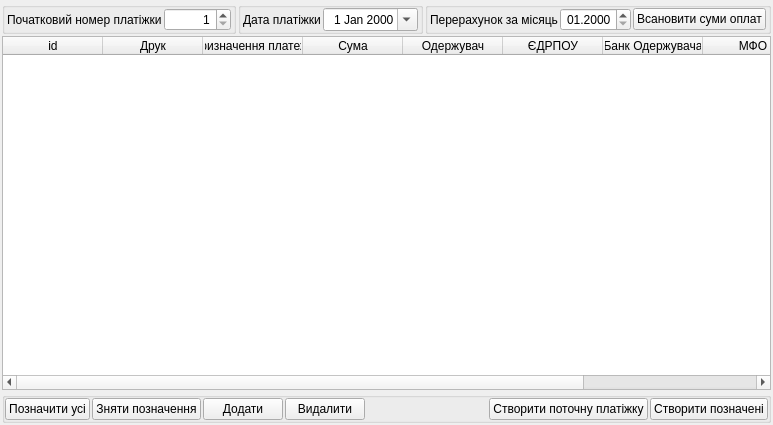
<?xml version="1.0" encoding="UTF-8"?>
<ui version="4.0">
 <class>UWidgetPrintPlatijky</class>
 <widget class="QWidget" name="UWidgetPrintPlatijky">
  <property name="geometry">
   <rect>
    <x>0</x>
    <y>0</y>
    <width>738</width>
    <height>425</height>
   </rect>
  </property>
  <property name="windowTitle">
   <string>Друк платіжок</string>
  </property>
  <layout class="QVBoxLayout" name="verticalLayout">
   <property name="spacing">
    <number>2</number>
   </property>
   <property name="margin">
    <number>2</number>
   </property>
   <item>
    <layout class="QHBoxLayout" name="horizontalLayout_2">
     <property name="spacing">
      <number>2</number>
     </property>
     <item>
      <widget class="QGroupBox" name="groupBox_platijkaNumber">
       <property name="title">
        <string/>
       </property>
       <layout class="QHBoxLayout" name="horizontalLayout_3">
        <property name="spacing">
         <number>2</number>
        </property>
        <property name="leftMargin">
         <number>2</number>
        </property>
        <property name="topMargin">
         <number>0</number>
        </property>
        <property name="rightMargin">
         <number>2</number>
        </property>
        <property name="bottomMargin">
         <number>0</number>
        </property>
        <item>
         <widget class="QLabel" name="label">
          <property name="text">
           <string>Початковий номер платіжки</string>
          </property>
         </widget>
        </item>
        <item>
         <widget class="QSpinBox" name="spinBox_beginPlatijkaNumber">
          <property name="alignment">
           <set>Qt::AlignRight|Qt::AlignTrailing|Qt::AlignVCenter</set>
          </property>
          <property name="minimum">
           <number>1</number>
          </property>
          <property name="maximum">
           <number>100000</number>
          </property>
         </widget>
        </item>
       </layout>
      </widget>
     </item>
     <item>
      <widget class="QGroupBox" name="groupBox_platijkaDate">
       <property name="title">
        <string/>
       </property>
       <layout class="QHBoxLayout" name="horizontalLayout_4">
        <property name="spacing">
         <number>2</number>
        </property>
        <property name="leftMargin">
         <number>2</number>
        </property>
        <property name="topMargin">
         <number>0</number>
        </property>
        <property name="rightMargin">
         <number>2</number>
        </property>
        <property name="bottomMargin">
         <number>0</number>
        </property>
        <item>
         <widget class="QLabel" name="label_2">
          <property name="text">
           <string>Дата платіжки</string>
          </property>
         </widget>
        </item>
        <item>
         <widget class="QDateEdit" name="dateEdit_platijkaDate">
          <property name="alignment">
           <set>Qt::AlignRight|Qt::AlignTrailing|Qt::AlignVCenter</set>
          </property>
          <property name="calendarPopup">
           <bool>true</bool>
          </property>
         </widget>
        </item>
       </layout>
      </widget>
     </item>
     <item>
      <widget class="QGroupBox" name="groupBox_pererahunokMonth">
       <property name="title">
        <string/>
       </property>
       <layout class="QHBoxLayout" name="horizontalLayout_5">
        <property name="spacing">
         <number>2</number>
        </property>
        <property name="leftMargin">
         <number>2</number>
        </property>
        <property name="topMargin">
         <number>0</number>
        </property>
        <property name="rightMargin">
         <number>2</number>
        </property>
        <property name="bottomMargin">
         <number>0</number>
        </property>
        <item>
         <widget class="QLabel" name="label_3">
          <property name="text">
           <string>Перерахунок за місяць</string>
          </property>
         </widget>
        </item>
        <item>
         <widget class="QDateEdit" name="dateEdit_pererahunokZaMisyac">
          <property name="alignment">
           <set>Qt::AlignRight|Qt::AlignTrailing|Qt::AlignVCenter</set>
          </property>
          <property name="displayFormat">
           <string>MM.yyyy</string>
          </property>
         </widget>
        </item>
        <item>
         <widget class="QPushButton" name="pushButton_readSumyOplat">
          <property name="text">
           <string>Всановити суми оплат</string>
          </property>
          <property name="icon">
           <iconset resource="../uPictRc.qrc">
            <normaloff>:/crystalProject/pictures/crystal-project-actions-PNG/view_text-256.png</normaloff>:/crystalProject/pictures/crystal-project-actions-PNG/view_text-256.png</iconset>
          </property>
         </widget>
        </item>
       </layout>
      </widget>
     </item>
     <item>
      <spacer name="horizontalSpacer">
       <property name="orientation">
        <enum>Qt::Horizontal</enum>
       </property>
       <property name="sizeHint" stdset="0">
        <size>
         <width>40</width>
         <height>20</height>
        </size>
       </property>
      </spacer>
     </item>
    </layout>
   </item>
   <item>
    <widget class="QTableWidget" name="tableWidget_organizacii">
     <property name="editTriggers">
      <set>QAbstractItemView::DoubleClicked</set>
     </property>
     <property name="selectionMode">
      <enum>QAbstractItemView::SingleSelection</enum>
     </property>
     <property name="selectionBehavior">
      <enum>QAbstractItemView::SelectRows</enum>
     </property>
     <property name="verticalScrollMode">
      <enum>QAbstractItemView::ScrollPerItem</enum>
     </property>
     <property name="horizontalScrollMode">
      <enum>QAbstractItemView::ScrollPerPixel</enum>
     </property>
     <column>
      <property name="text">
       <string>id</string>
      </property>
     </column>
     <column>
      <property name="text">
       <string>Друк</string>
      </property>
     </column>
     <column>
      <property name="text">
       <string>Призначення платежу</string>
      </property>
     </column>
     <column>
      <property name="text">
       <string>Сума</string>
      </property>
     </column>
     <column>
      <property name="text">
       <string>Одержувач</string>
      </property>
     </column>
     <column>
      <property name="text">
       <string>ЄДРПОУ</string>
      </property>
     </column>
     <column>
      <property name="text">
       <string>Банк Одержувача</string>
      </property>
     </column>
     <column>
      <property name="text">
       <string>МФО</string>
      </property>
     </column>
     <column>
      <property name="text">
       <string>Рахунок</string>
      </property>
     </column>
     <column>
      <property name="text">
       <string>ReadOnly</string>
      </property>
     </column>
    </widget>
   </item>
   <item>
    <layout class="QHBoxLayout" name="horizontalLayout">
     <property name="spacing">
      <number>2</number>
     </property>
     <item>
      <widget class="QGroupBox" name="groupBox_buttons">
       <property name="title">
        <string/>
       </property>
       <layout class="QHBoxLayout" name="horizontalLayout_6">
        <property name="spacing">
         <number>2</number>
        </property>
        <property name="margin">
         <number>0</number>
        </property>
        <item>
         <widget class="QPushButton" name="pushButton_selectAll">
          <property name="text">
           <string>Позначити усі</string>
          </property>
          <property name="icon">
           <iconset resource="../uPictRc.qrc">
            <normaloff>:/crystalProject/pictures/crystal-project-actions-PNG/month-256.png</normaloff>:/crystalProject/pictures/crystal-project-actions-PNG/month-256.png</iconset>
          </property>
         </widget>
        </item>
        <item>
         <widget class="QPushButton" name="pushButton_deselectAll">
          <property name="text">
           <string>Зняти позначення</string>
          </property>
          <property name="icon">
           <iconset resource="../uPictRc.qrc">
            <normaloff>:/crystalProject/pictures/crystal-project-actions-PNG/1day-256.png</normaloff>:/crystalProject/pictures/crystal-project-actions-PNG/1day-256.png</iconset>
          </property>
         </widget>
        </item>
        <item>
         <widget class="QPushButton" name="pushButton_addRow">
          <property name="text">
           <string>Додати</string>
          </property>
          <property name="icon">
           <iconset resource="../uPictRc.qrc">
            <normaloff>:/crystalProject/pictures/crystal-project-actions-PNG/edit_add-256.png</normaloff>:/crystalProject/pictures/crystal-project-actions-PNG/edit_add-256.png</iconset>
          </property>
         </widget>
        </item>
        <item>
         <widget class="QPushButton" name="pushButton_deleteRow">
          <property name="text">
           <string>Видалити</string>
          </property>
          <property name="icon">
           <iconset resource="../uPictRc.qrc">
            <normaloff>:/crystalProject/pictures/crystal-project-actions-PNG/edit_remove-256.png</normaloff>:/crystalProject/pictures/crystal-project-actions-PNG/edit_remove-256.png</iconset>
          </property>
         </widget>
        </item>
        <item>
         <spacer name="horizontalSpacer">
          <property name="orientation">
           <enum>Qt::Horizontal</enum>
          </property>
          <property name="sizeHint" stdset="0">
           <size>
            <width>34</width>
            <height>20</height>
           </size>
          </property>
         </spacer>
        </item>
        <item>
         <widget class="QPushButton" name="pushButton_createCurPlatijka">
          <property name="text">
           <string>Створити поточну платіжку</string>
          </property>
          <property name="icon">
           <iconset resource="../uPictRc.qrc">
            <normaloff>:/crystalProject/pictures/crystal-project-actions-PNG/mail_new-256.png</normaloff>:/crystalProject/pictures/crystal-project-actions-PNG/mail_new-256.png</iconset>
          </property>
         </widget>
        </item>
        <item>
         <widget class="QPushButton" name="pushButton_createSelectedPlatijky">
          <property name="text">
           <string>Створити позначені</string>
          </property>
          <property name="icon">
           <iconset resource="../uPictRc.qrc">
            <normaloff>:/crystalProject/pictures/crystal-project-actions-PNG/editcopy-256.png</normaloff>:/crystalProject/pictures/crystal-project-actions-PNG/editcopy-256.png</iconset>
          </property>
         </widget>
        </item>
       </layout>
      </widget>
     </item>
    </layout>
   </item>
  </layout>
 </widget>
 <tabstops>
  <tabstop>tableWidget_organizacii</tabstop>
 </tabstops>
 <resources>
  <include location="../uPictRc.qrc"/>
 </resources>
 <connections/>
</ui>
